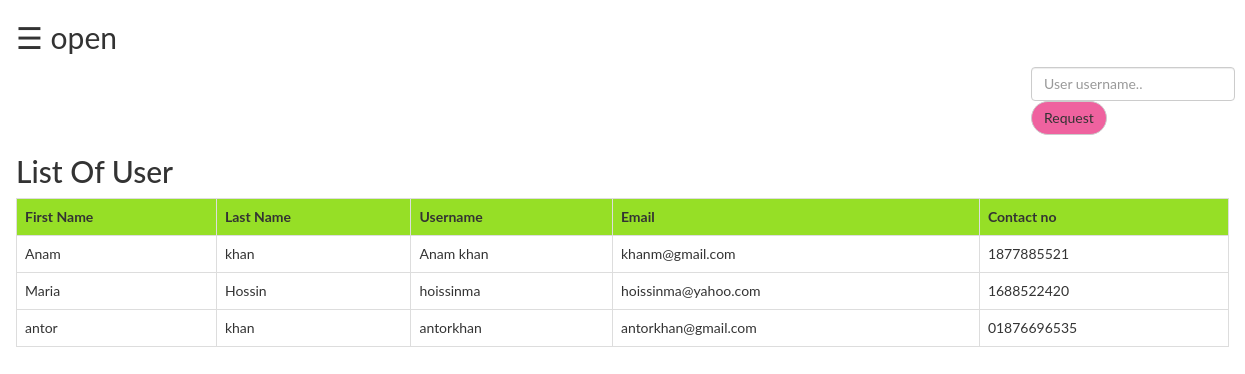
Page /admin/user.php (signed in) on the committed database.
### tables this page shows
CREATE TABLE `user` (
  `First` varchar(50) NOT NULL,
  `Last` varchar(50) NOT NULL,
  `Username` varchar(50) NOT NULL,
  `Email` varchar(50) NOT NULL,
  `Password` varchar(50) NOT NULL,
  `Contact` varchar(50) NOT NULL,
  `image` varchar(255) NOT NULL
);

### admin/user.php (the view, shortened to what this page needs)
<?php
  include "connection.php";
?>
<!DOCTYPE html>
<html>
<head>
	<link rel="stylesheet" href="https://maxcdn.bootstrapcdn.com/bootstrap/3.3.7/css/bootstrap.min.css">
</head>
<body>
<div id="main">
  <span style="font-size:30px;cursor:pointer" onclick="openNav()">&#9776; open</span>
	<div class="srch">
		<form class="navbar-form" method="post" name="form1">
				<input class="form-control" type="text" name="bid" placeholder="User username.." required="">
				<button style="background-color: #ef629f; border-radius: 20px;" type="submit" name="submit1" class="btn btn-default">Request
				</button>
		</form>
	</div>
	<h2>List Of User</h2>
	<?php
		if(isset($_POST['submit']))
		{
            $q=mysqli_query($db,"SELECT First,Last,Uername,Email,Contact FROM `user` where username like '%$_POST[search]%' ");
			if(mysqli_num_rows($q)==0)
			{
				echo "Sorry! No user found with that username. Try searching again.";
			}
			else
			{
		echo "<table class='table table-bordered table-hover' >";
			echo "<tr style='background-color: #96df26;'>";
				echo "<th>"; echo "First Name";	echo "</th>";
				echo "<th>"; echo "Last Name";  echo "</th>";
				echo "<th>"; echo "Username";  echo "</th>";
				echo "<th>"; echo "Email";  echo "</th>";
				echo "<th>"; echo "Contact no";  echo "</th>";
			echo "</tr>";
			while($row=mysqli_fetch_assoc($q))
			{
				echo "<tr>";
				echo "<td>"; echo $row['First']; echo "</td>";
				echo "<td>"; echo $row['Last']; echo "</td>";
				echo "<td>"; echo $row['Username']; echo "</td>";
				echo "<td>"; echo $row['Email']; echo "</td>";
				echo "<td>"; echo $row['Contact']; echo "</td>";
				echo "</tr>";
			}
		echo "</table>";
			}
		}
		else
		{
			$res=mysqli_query($db,"SELECT First,Last,Username,Email,Contact FROM `user`;");
		echo "<table class='table table-bordered table-hover' >";
			echo "<tr style='background-color: #96df26;'>";
                echo "<th>"; echo "First Name";	echo "</th>";
				echo "<th>"; echo "Last Name";  echo "</th>";
				echo "<th>"; echo "Username";  echo "</th>";
				echo "<th>"; echo "Email";  echo "</th>";
				echo "<th>"; echo "Contact no";  echo "</th>";
			echo "</tr>";
			while($row=mysqli_fetch_assoc($res))
			{
                echo "<tr>";
				echo "<td>"; echo $row['First']; echo "</td>";
				echo "<td>"; echo $row['Last']; echo "</td>";
				echo "<td>"; echo $row['Username']; echo "</td>";
				echo "<td>"; echo $row['Email']; echo "</td>";
				echo "<td>"; echo $row['Contact']; echo "</td>";
				echo "</tr>";
			}
		echo "</table>";
		}
				?>
</div>
</body>
</html>

### admin/user.php (style rules this page uses)
.srch { padding-left: 1000px; }
body { font-family: "Lato", sans-serif; transition: background-color .5s; }
#main { transition: margin-left .5s; padding: 16px; }

### rows in the picture
user: First "Anam", Last "khan", Username "Anam khan", Email "khanm@gmail.com", Contact "1877885521"
user: First "Maria", Last "Hossin", Username "hoissinma", Email "hoissinma@yahoo.com", Contact "1688522420"
user: First "antor", Last "khan", Username "antorkhan", Email "antorkhan@gmail.com", Contact "01876696535"
